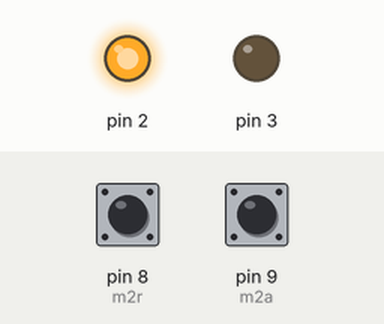
This sketch was run on a simulated Arduino Uno, built with avr-gcc and run on an emulated ATmega328P. Parts: output pins drawn as LEDs (lit = HIGH). The inputs (shaded band) are chosen by the test bench; at power-on: pin 8 (m2r) HIGH, pin 9 (m2a) HIGH. What the sketch prints to the serial monitor is not drawn.

Above: at 0.1 s.
Timing chart, 0 to 1.6 s (numbered marks = the images above):
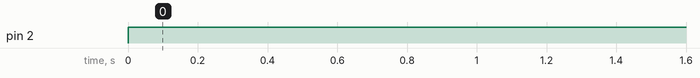

The sketch:

control_posicion.ino
```cpp
int encoder1=0;//Analogico 1
int encoder2=0;//Analogico 0
int cambio=0;
int dir=0;
///////////////////////////////////////////

void setup() {
  // initialize both serial ports:
  Serial.begin(9600);
 //pines motor
  pinMode(8, INPUT);   //m2r
  pinMode(9, INPUT);   //m2a

}

void loop() {

  int valor=0;
  valor= digitalRead(8);
  dir=digitalRead(9);
  while(valor==HIGH && cambio==1){
    if(dir==LOW)encoder1+=1;
    else encoder1-=1;
    cambio=0;
  }
  if(valor==LOW){
    cambio=1;
  }

int error = 300-encoder1;
if(encoder1 < 300) {
analogWrite(2,error);
analogWrite(3,0);}
else {
analogWrite(2,0);
analogWrite(3,error);
}

 Serial.println(encoder1);
 //delay(5);

}
```

Measured:
- by itself, pin 2: LOW → HIGH at 0.00 s
